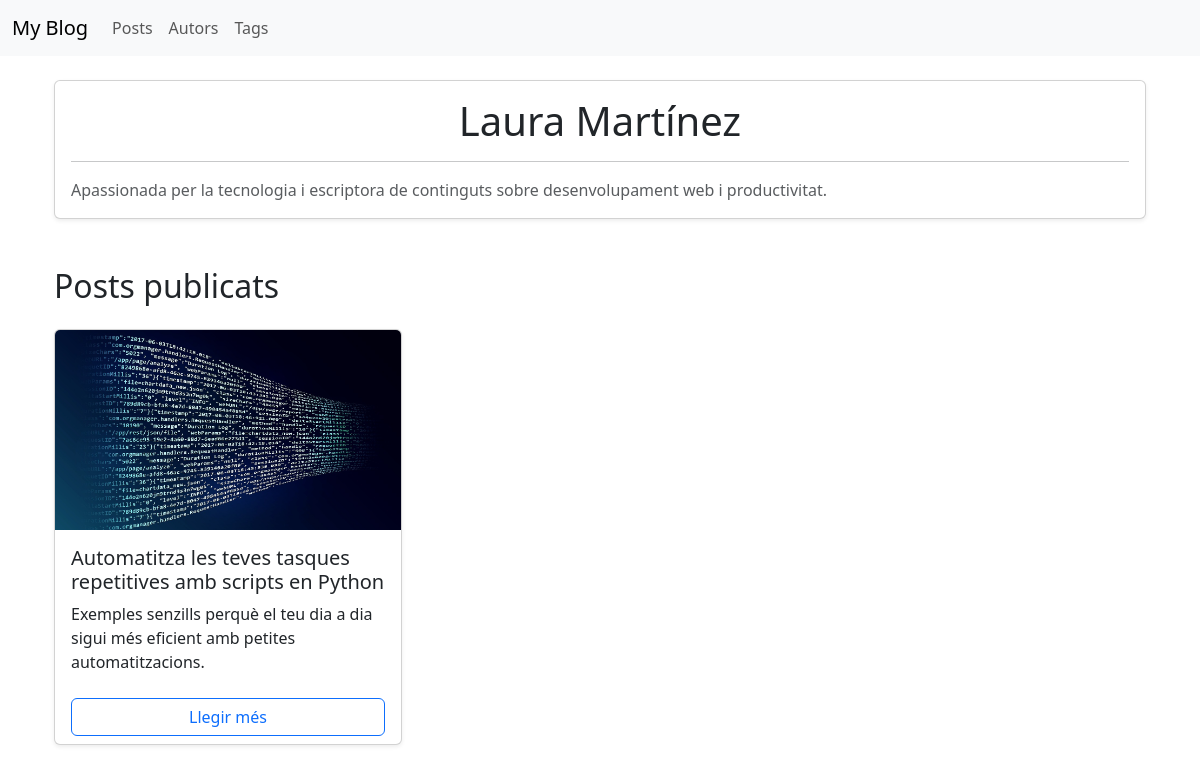
Screenshot of /authors/1 with the database file from the repository.
### blog/models.py (models this page shows, shortened)
class Author(models.Model):
    first_name = models.CharField(max_length=100)
    last_name = models.CharField(max_length=100)
    email = models.EmailField(unique=True)
    bio = models.TextField(blank=True)
    def full_name(self):
        return f"{self.first_name} {self.last_name}"

class Post(models.Model):
    title = models.CharField(max_length=200)
    slug = models.SlugField(unique=True)
    content = models.TextField()
    excerpt = models.CharField(max_length=300)
    date = models.DateTimeField(auto_now_add=True)
    author = models.ForeignKey(Author, on_delete=models.CASCADE, related_name='posts')
    tags = models.ManyToManyField(Tag, related_name='posts')
    image = models.ImageField(upload_to='posts/', blank=True, null=True)
    class Meta:
        ordering = ['-date']

### blog/views.py (the view)
# urls.py: path('authors/<int:author_id>', views.author_detail, name='author-detail'),
def author_detail(request, author_id):
    author = get_object_or_404(Author, pk=author_id)
    return render(request, 'blog/author_detail.html', {'author': author})

### blog/templates/blog/author_detail.html (shortened to what this page needs)
{% extends 'blog/base.html' %}
{% block content %}
<div class="container mt-4">
    <div class="card shadow-sm mb-5">
        <div class="card-body">
            <h1 class="card-title text-center">{{ author.full_name }}</h1>
            <hr>
            <p class="card-text text-muted">{{ author.bio|default:"Aquest autor no té biografia disponible." }}</p>
        </div>
    </div>
    <h2 class="mb-4">Posts publicats</h2>
    <div class="row">
        {% for post in author.posts.all %}
        <div class="col-md-4 mb-4">
            <div class="card h-100 shadow-sm">
                {% if post.image %}
                <img src="{{ post.image.url }}" class="card-img-top" alt="{{ post.title }}" style="object-fit: cover; height: 200px;">
                {% endif %}
                <div class="card-body d-flex flex-column justify-content-between">
                    <h5 class="card-title">{{ post.title }}</h5>
                    <p class="card-text">{{ post.excerpt|truncatewords:20 }}</p>
                </div>
                <div class="card-footer bg-transparent border-top-0">
                    <a href="{% url 'posts-detail-page' post.slug %}" class="btn btn-outline-primary w-100">Llegir més</a>
                </div>
            </div>
        </div>
        {% empty %}
        <p class="text-muted">Aquest autor encara no ha publicat cap post.</p>
        {% endfor %}
    </div>
</div>
{% endblock %}

### blog/static/blog/css/style.css (style rules this page uses)
.card { height: 100%; }

### rows the page displays
Author: full_name "Laura Martínez", bio "Apassionada per la tecnologia i escriptora de continguts sobre desenvolupament web i productivitat."
Post: image (picture), title "Automatitza les teves tasques repetitives amb scripts en Python", excerpt "Exemples senzills perquè el teu dia a dia sigui més eficient amb petites automatitzacions."
